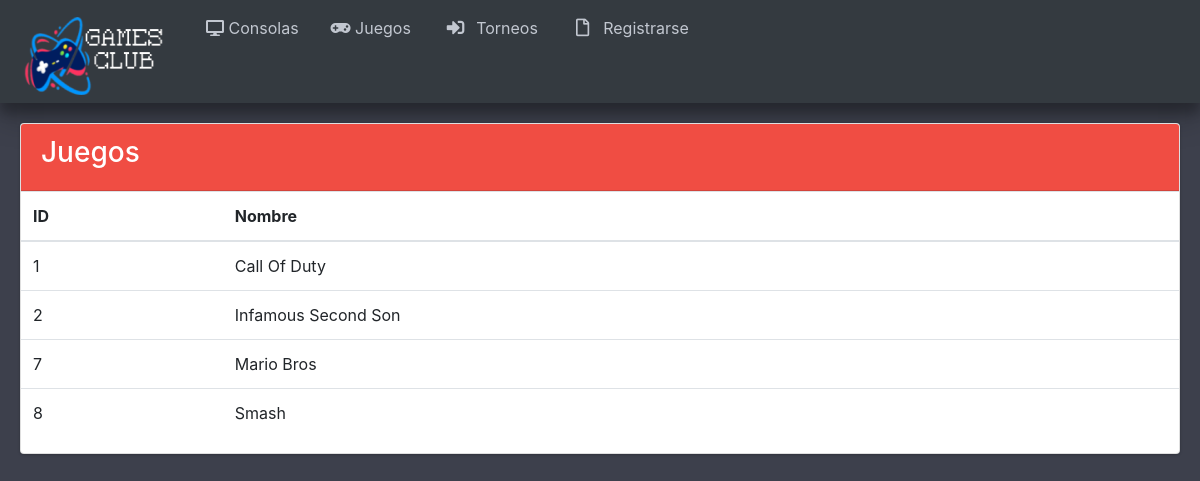
The app's page /vistas/Juegos.php with its own data.
### tables this page shows
CREATE TABLE `juego` (
  `id_juego` int(11) NOT NULL,
  `imagen` longtext NOT NULL,
  `nombre` varchar(45) NOT NULL
);

### modelos/selectTables.php (called while the page is built, shortened)
<?php
  include_once "../controladores/conexion.php";
  $getNormalJuego = $BD -> query("SELECT id_juego, nombre FROM juego");
  $resultadoNormalJuego = $getNormalJuego -> fetchAll(PDO::FETCH_OBJ);
?>

### vistas/Juegos.php (the view, shortened to what this page needs)
<?php
include_once '../modelos/selectTables.php';
?>
<!DOCTYPE html>
<html>
<head>
  <link rel="stylesheet" href="plugins/fontawesome-free/css/all.min.css">
  <link rel="stylesheet" href="https://code.ionicframework.com/ionicons/2.0.1/css/ionicons.min.css">
  <link rel="stylesheet" href="plugins/tempusdominus-bootstrap-4/css/tempusdominus-bootstrap-4.min.css">
  <link rel="stylesheet" href="plugins/icheck-bootstrap/icheck-bootstrap.min.css">
  <link rel="stylesheet" href="plugins/jqvmap/jqvmap.min.css">
  <link rel="stylesheet" href="css/adminlte.min.css">
  <link rel="stylesheet" href="plugins/overlayScrollbars/css/OverlayScrollbars.min.css">
  <link rel="stylesheet" href="plugins/daterangepicker/daterangepicker.css">
  <link rel="stylesheet" href="plugins/summernote/summernote-bs4.css">
  <link rel="stylesheet" href="https://maxcdn.bootstrapcdn.com/bootstrap/4.4.1/css/bootstrap.min.css">
</head>
<body class="hold-transition sidebar-mini layout-fixed" style="background-color: #3D404C;">
    <aside class="sidebar-dark-primary elevation-4">
      <div class="sidebar" style="display: flex;">
        <nav class="mt-2">
        <ul class="nav nav-pills nav-sidebar flex-column" data-widget="treeview" role="menu" data-accordion="false">
          <li class="nav-item">
            <center>
              <a href="gamer_Inicio.php" class="nav-link">
              <img src="img/GAMES-CLUB.png">
            </a>
            </center>
          </li>
        </ul>
      </nav>
       <nav class="mt-2">
        <ul class="nav nav-pills nav-sidebar flex-column" data-widget="treeview" role="menu" data-accordion="false">
          <li class="nav-item">
            <a href="Consolas.php" class="nav-link">
              <i class="fa fa-desktop"></i>
              <p>Consolas</p>
            </a>
          </li>
        </ul>
      </nav>
      <nav class="mt-2">
        <ul class="nav nav-pills nav-sidebar flex-column" data-widget="treeview" role="menu" data-accordion="false">
          <li class="nav-item">
            <a href="Juegos.php" class="nav-link">
              <i class="fa fa-gamepad"></i>
              <p>Juegos</p>
            </a>
          </li>
        </ul>
      </nav>
      <nav class="mt-2">
        <ul class="nav nav-pills nav-sidebar flex-column" data-widget="treeview" role="menu" data-accordion="false">
          <li class="nav-item">
            <a href="Torneos.php" class="nav-link">
              <i class="fas fa-sign-in-alt nav-icon"></i>
              <p>Torneos</p>
            </a>
          </li>
        </ul>
      </nav>
        <nav class="mt-2">
        <ul class="nav nav-pills nav-sidebar flex-column" data-widget="treeview" role="menu" data-accordion="false">
          <li class="nav-item">
            <a href="registroNormal.php" class="nav-link">
              <i class="far fa-file nav-icon"></i>
              <p>Registrarse</p>
            </a>
          </li>
        </ul>
      </nav>
    </aside>
      <section class="content">
        <div class="container-fluid">
          <div class="row">
            <div style="width: 1365px; padding-top: 20px; padding-bottom: 20px; padding-left: 20px; padding-right: 20px;">
              <div class="card card-primary">
                <div class="card-header" style="background-color:#F04D43;">
                  <h3>Juegos</h3>
                </div>
                <form class="" action="editJuego.php" method="post">
                  <div class="crudAdmin" align="center">
                    <table class="table table-hover">
                      <thead>
                        <tr>
                          <th>ID</th>
                          <th>Nombre</th>
                        </tr>
                      </thead>
                      <tbody>
                        <?php foreach ($resultadoNormalJuego as $resultadoNormalJuego){ ?>
                        <tr>
                        <td><?php echo $resultadoNormalJuego -> id_juego ?></td>
                        <td><?php echo $resultadoNormalJuego -> nombre ?></td>
                        </tr>
                        <?php } ?>
                      </tbody>
                    </table>
                  </div>
                </form>
            </div>
          </div>
        </div>
      </div>
    </section>
</body>
    </html>

### records on screen
juego: id_juego "1", nombre "Call Of Duty"
juego: id_juego "2", nombre "Infamous Second Son"
juego: id_juego "7", nombre "Mario Bros"
juego: id_juego "8", nombre "Smash"
